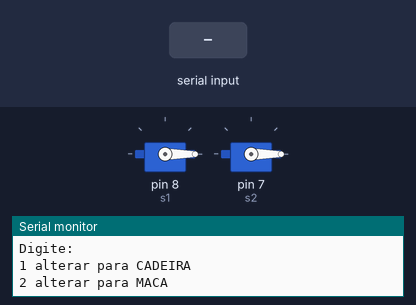
The sketch below on a simulated Arduino Uno, built with avr-gcc and run on an emulated ATmega328P. Parts: 2 × servo, the last lines printed to the serial monitor. The inputs (shaded band) are chosen by the test bench.

Above: at 1.2 s.
1.3 s: "1" received over Serial
At 1.8 s:
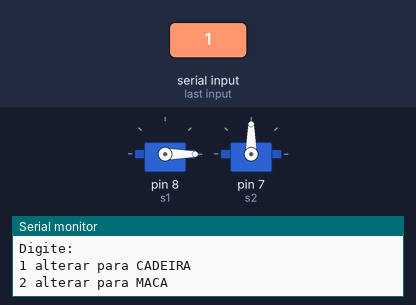
2.8 s: "2" received over Serial
At 4.2 s:
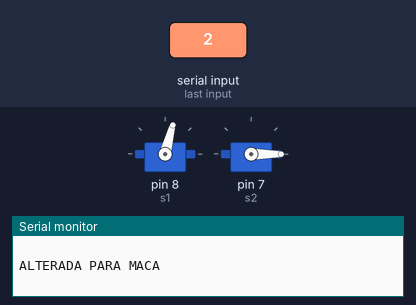
Timing chart, 0 to 5.8 s (numbered marks = the images above; inputs shaded):
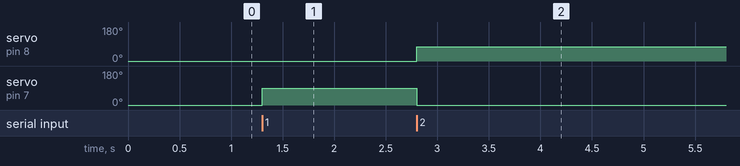

The sketch:

PROJETO_MACADEIRA.ino
```cpp
#include <Servo.h>  //incluir a biblioteca de servo

Servo s1;  //Inclusao do servo
Servo s2;  //Inclusao do servo

int n = 0;  //Entradas seriais
int pos = 0;  //Posição zero para o servop


void setup(){
  Serial.begin(9600);  //Ativando a porta serial
  s1.attach(8);  //Pino do servo+arduino
  s2.attach(7);
  s1.write(0);  //Servo setado com valor zero
  s2.write(0);  //Servo setado com valor zero
  Serial.flush();  //Limpando a memoria do serial
  Serial.println("--- Lista de commandos : ---");
  Serial.println("Digite: ");  //criação de um cabeçalho no serial
  Serial.println("1 alterar para CADEIRA ");
  Serial.println("2 alterar para MACA ");
}


void loop(){

  if(Serial.available()>0){  //Teste se porta serial esta recebendo dados
    n = Serial.read();  //leitura de dados


        if(n==49){
          s1.write(0);
          s2.write(90);
          delay(500);
          Serial.println("ALTERADA PARA CADEIRA ");
          Serial.println (" ");
         }

        if(n==50){
          s1.write(75);
          s2.write(0);
          delay(500);
          Serial.println("ALTERADA PARA MACA");
          Serial.println (" ");
         }
    }
      Serial.flush();
}
```

Measured:
- after the input at 1.3 s, servo on pin 7 (s2): 0° → 90° at once
- after the input at 2.8 s, servo on pin 8 (s1): 0° → 75° at once; servo on pin 7 (s2): 90° → 0° at once
